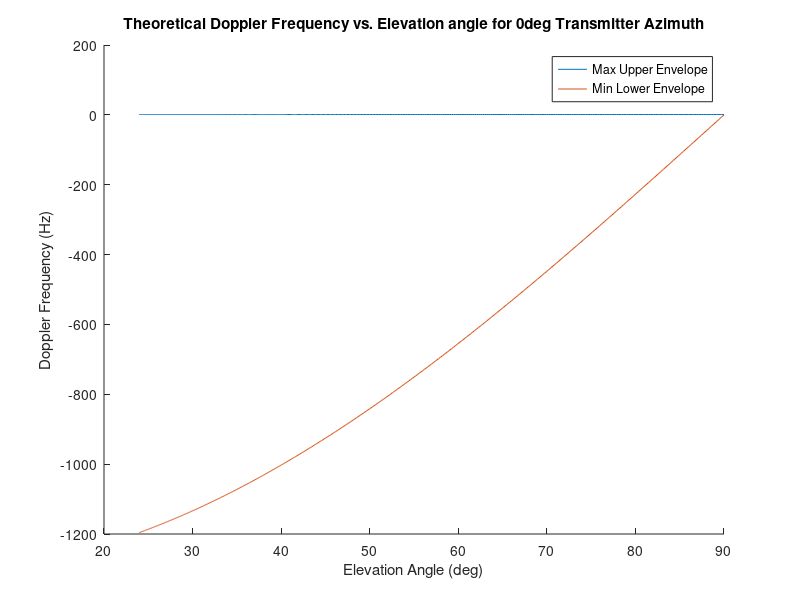

MATLAB code to generate this figure:
%max doppler 0deg offset rx
%looks great :)
clear;
RPM = 250;%changed
Altitude = 200;
fc = 1e9;
c = 3e8;

%max doppler for reflection radius
Reflection_radius = 7.5;
v = ((2*pi)/60)*RPM*Reflection_radius;
max_fd = 2*(v*fc)/c;

%Rx position (might not be needed)
Rx_z = 2;
Rx_y = 7;
Rx_x = 0;

Tx_radius = 0:1:450;
elevation_angle = atan(Altitude./(Tx_radius));

doppler_plus = ones(1,length(Tx_radius));
doppler_minus = -max_fd*cos(elevation_angle);

hold on
plot(360*elevation_angle/(2*pi),doppler_plus)
plot(360*elevation_angle/(2*pi),doppler_minus)
hold off
xlabel('Elevation Angle (deg)');
ylabel('Doppler Frequency (Hz)');
legend('Max Upper Envelope', 'Min Lower Envelope');
title('Theoretical Doppler Frequency vs. Elevation angle for 0deg Transmitter Azimuth');

